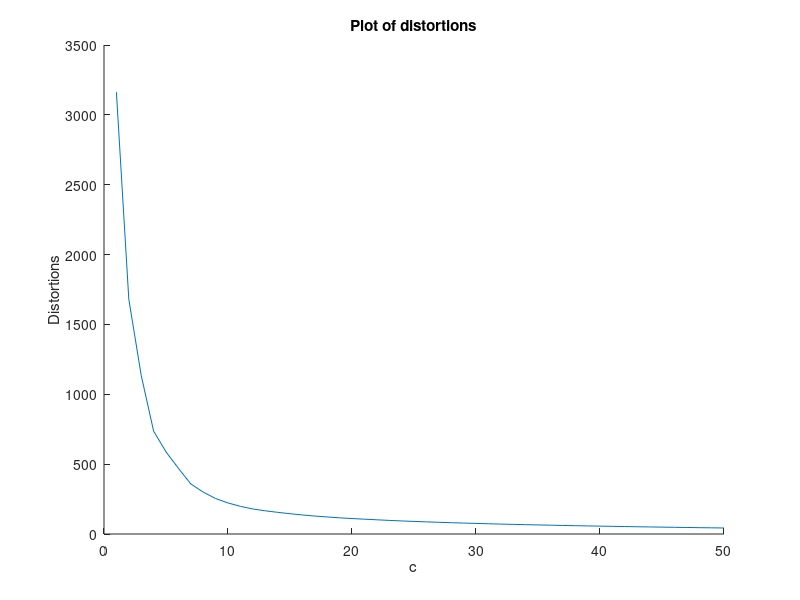
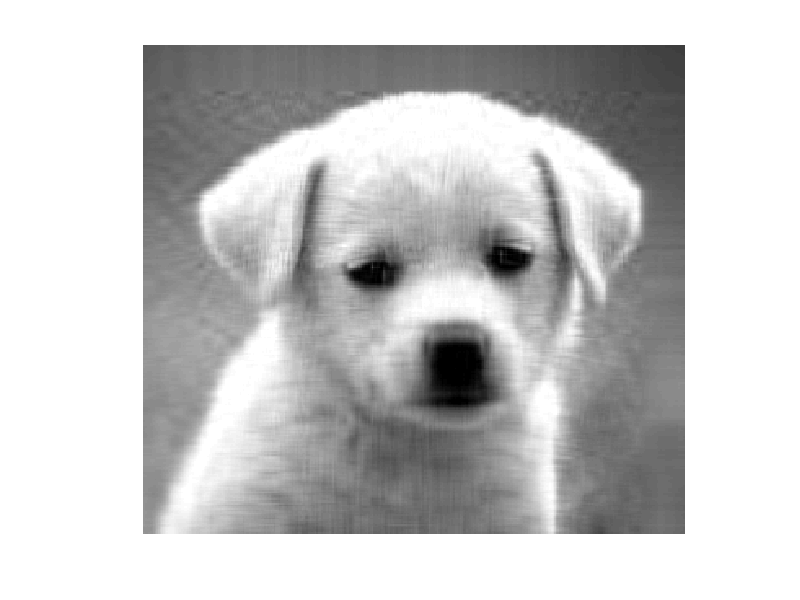

These charts were generated, in order, by the following MATLAB code:
%% Part B
clear; close all;
load('puppy.mat');

m = size(puppy,1);
n = size(puppy,2);
[U,S,V] = svd(puppy,'econ');

for c = 1:50
   % Does the rank c approximation to A
   Uc = U(:,1:c);
   Sc = S(1:c,1:c);
   Vc = V(:,1:c);
   Ac = Uc*Sc*Vc';
   
   % Computes the Frobenius Norm
   sum = 0;
   for i = 1:m
      for j = 1:n
          sum = sum + abs(puppy(i,j) - Ac(i,j))^2;
      end
   end
   dst(c) = sum;
   
end

figure; hold
plot(dst);
title('Plot of distortions');
xlabel('c');
ylabel('Distortions');
opt = max(dst(find(dst < 100)));
disp(['The smallest c which results in a distortion less than 100 is 23']);
figure;
imshow(U(:,1:23)*S(1:23,1:23)*V(:,1:23)');
